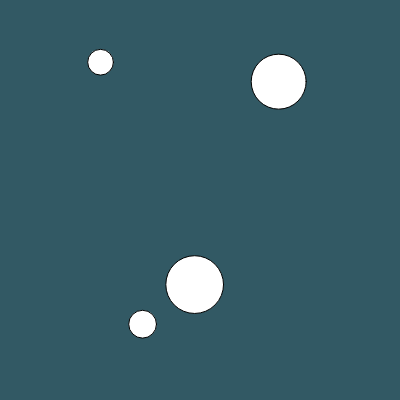
Frame 1 (no input)
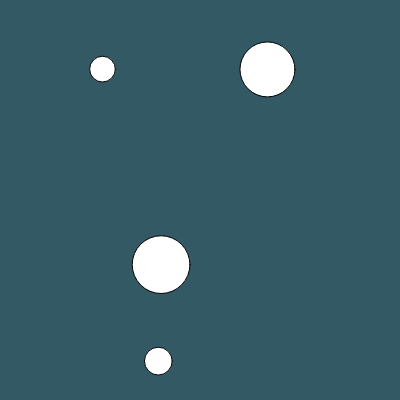
Frame 60 (no input)
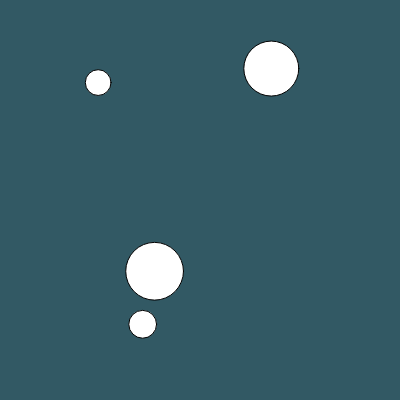
Frame 120 (the mouse pressed at the canvas centre since frame 60)

The p5.js sketch that drew these frames (run headless with seeded random() and noise() and a simulated clock; from frame 60 on, the mouse is pressed at the canvas centre):

// p5.js sketch
// ── sketch.js
let bug1; // 声明物件
let bug2;
let bug3;
let bug4;

function setup() {
    createCanvas(400, 400);
    // 创造物件
    bug1 = new Jitter();
    bug2 = new Jitter();
    bug3 = new Jitter();
    bug4 = new Jitter();
}

function draw() {
    background(50, 89, 100);
    bug1.move();
    bug1.display();
    bug2.move();
    bug2.display();
    bug3.move();
    bug3.display();
    bug4.move();
    bug4.display();
}

// Jitter 类
class Jitter {
    constructor() {
        this.x = random(width);
        this.y = random(height);
        this.diameter = random(10, 70);
        this.speed = 8;
    }

    move() {
        this.x += random(-this.speed, this.speed);
        this.y += random(-this.speed, this.speed);
    }

    display() {
        ellipse(this.x, this.y, this.diameter, this.diameter);
    }
}
